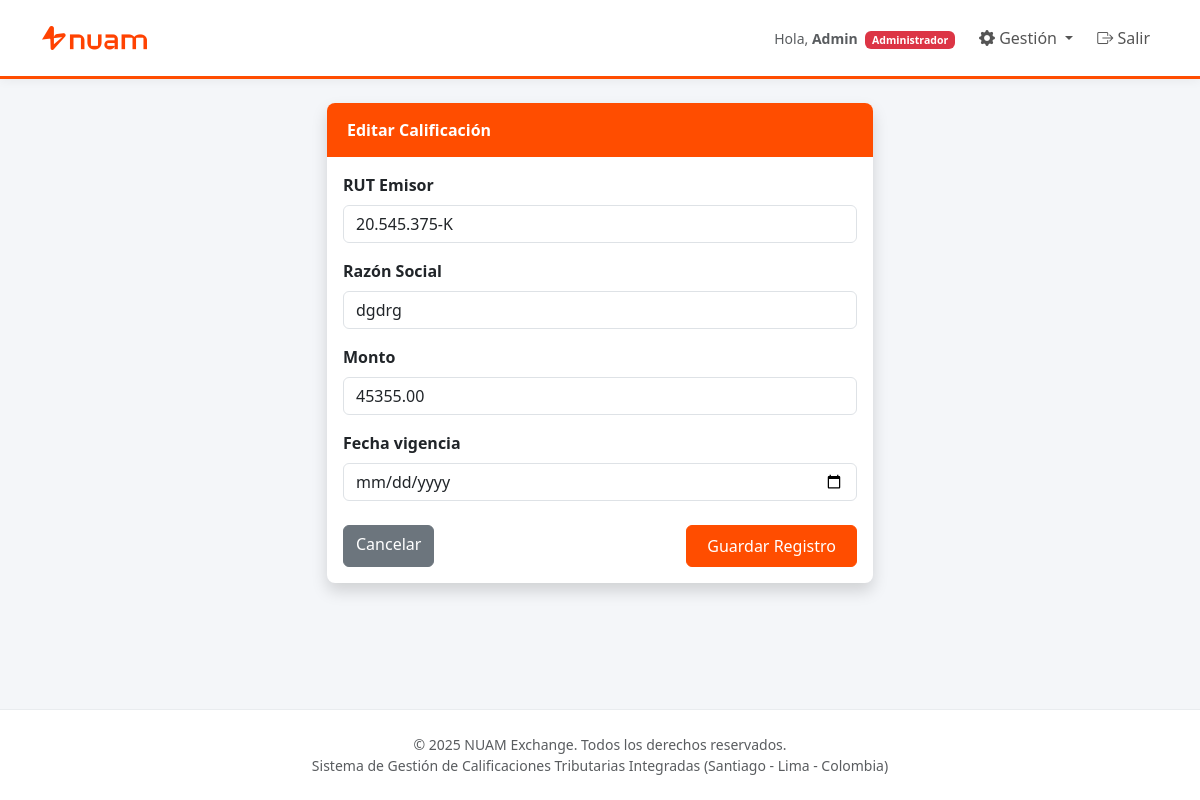
The app's page /edit/19/ (signed in) with its own data.
### core/models.py (models this page shows, shortened)
class TaxQualification(models.Model):
    rut_emisor = models.CharField(max_length=12, db_index=True, verbose_name="RUT Emisor")
    razon_social = models.CharField(max_length=255, verbose_name="Razón Social")
    monto = models.DecimalField(max_digits=15, decimal_places=2, validators=[MinValueValidator(0)])
    factor = models.DecimalField(max_digits=5, decimal_places=2, verbose_name="Factor Calculado")
    fecha_vigencia = models.DateField()
    created_at = models.DateTimeField(auto_now_add=True)
    updated_at = models.DateTimeField(auto_now=True)
    class Meta:
        verbose_name = "Calificación Tributaria"
        verbose_name_plural = "Calificaciones Tributarias"
        ordering = ['-fecha_vigencia', 'rut_emisor']

### core/views.py (the view)
# urls.py: path('edit/<int:id>/', views.edit_tax, name='edit_tax'),
@login_required
@user_passes_test(is_analyst, login_url='home')
def edit_tax(request, id):
    tax = get_object_or_404(TaxQualification, id=id)
    old_monto = tax.monto
    if request.method == 'POST':
        form = ManualEntryForm(request.POST, instance=tax)
        if form.is_valid():
            new_tax = form.save(commit=False)
            new_tax.factor = calcular_factor_tributario(new_tax.monto)
            new_tax.save()
            if old_monto != new_tax.monto:
                registrar_auditoria(request.user, "EDITAR", tax.rut_emisor, f"Monto: {old_monto}", f"Monto: {tax.monto}")
            messages.success(request, 'Registro actualizado exitosamente.')
            return redirect('home')
    else:
        form = ManualEntryForm(instance=tax)
    return render(request, 'core/form_tax.html', {'form': form, 'title': 'Editar Calificación'})

### core/forms.py (shortened to what this page needs)
class ManualEntryForm(forms.ModelForm):
    class Meta:
        model = TaxQualification
        fields = ['rut_emisor', 'razon_social', 'monto', 'fecha_vigencia']
        widgets = {
            'fecha_vigencia': forms.DateInput(attrs={'type': 'date', 'class': 'form-control'}),
            'rut_emisor': forms.TextInput(attrs={
                'class': 'form-control',
                'placeholder': '12.345.678-9',
                }),
            'razon_social': forms.TextInput(attrs={'class': 'form-control'}),
            'monto': forms.NumberInput(attrs={'class': 'form-control'}),
        }

### core/views.py (called while the page is built)
def is_analyst(user):
    return user.is_superuser or user.is_staff or user.groups.filter(name='Analistas').exists()

### templates/core/form_tax.html (shortened to what this page needs)
{% extends 'base.html' %}
{% block content %}
<div class="row justify-content-center">
    <div class="col-md-6">
        <div class="card shadow">
            <div class="card-header-nuam">{{ title }}</div>
            <div class="card-body">
                <form method="post">
                    {% for field in form %}
                    <div class="mb-3">
                        <label class="form-label fw-bold">{{ field.label }}</label>
                        {{ field }}
                    </div>
                    {% endfor %}
                    <div class="d-flex justify-content-between mt-4">
                        <a href="{% url 'home' %}" class="btn btn-secondary">Cancelar</a>
                        <button type="submit" class="btn btn-nuam">Guardar Registro</button>
                    </div>
                </form>
            </div>
        </div>
    </div>
</div>
{% endblock %}

### templates/base.html (shortened to what this page needs)
{% load static %}
<!DOCTYPE html>
<html lang="es">
<head>
    <link href="https://cdn.jsdelivr.net/npm/bootstrap@5.3.0/dist/css/bootstrap.min.css" rel="stylesheet">
    <link rel="stylesheet" href="https://cdn.jsdelivr.net/npm/bootstrap-icons@1.10.5/font/bootstrap-icons.css">
    <link href="{% static 'css/style.css' %}" rel="stylesheet">
</head>
<body>
    <nav class="navbar navbar-expand-lg navbar-custom mb-4">
        <div class="container">
            <a class="navbar-brand" href="{% url 'home' %}">
                <img src="{% static 'img/nuam_HD.png' %}" alt="Logo NUAM" class="navbar-brand-logo">
            </a>
            <div class="collapse navbar-collapse" id="navbarContent">
                <ul class="navbar-nav ms-auto mb-2 mb-lg-0 align-items-center">
                    {% if user.is_authenticated %}
                        <li class="nav-item me-3">
                            <span class="text-muted small">
                                Hola, <strong>{{ user.username|title }}</strong>
                                {% if user.is_superuser %}
                                    <span class="badge bg-danger ms-1">Administrador</span>
                                {% elif user.is_staff %}
                                    <span class="badge bg-warning text-dark ms-1">Analista</span>
                                {% else %}
                                    <span class="badge bg-secondary ms-1">Corredor</span>
                                {% endif %}
                            </span>
                        </li>
                        {% if user.is_staff %}
                        <li class="nav-item dropdown">
                            <a class="nav-link dropdown-toggle btn btn-outline-nuam btn-sm me-2" href="#" role="button" data-bs-toggle="dropdown">
                                <i class="bi bi-gear-fill"></i> Gestión
                            </a>
                        </li>
                        {% endif %}
                        <li class="nav-item">
                            <form action="{% url 'logout' %}" method="post" class="d-inline">
                                <button type="submit" class="btn btn-link nav-link text-danger" style="text-decoration: none;">
                                    <i class="bi bi-box-arrow-right"></i> Salir
                                </button>
                            </form>
                        </li>
                    {% else %}
                        <li class="nav-item">
                            <a href="{% url 'login' %}" class="btn btn-nuam btn-sm">Acceso Corporativo</a>
                        </li>
                    {% endif %}
                </ul>
            </div>
        </div>
    </nav>
    <div class="container pb-5">
        {% block content %}{% endblock %}
    </div>
    <footer class="text-center py-4 text-muted small">
        <div class="container">
            <p class="mb-0">© 2025 NUAM Exchange. Todos los derechos reservados.</p>
            <p class="mb-0">Sistema de Gestión de Calificaciones Tributarias Integradas (Santiago - Lima - Colombia)</p>
        </div>
    </footer>
</body>
</html>

### static/css/style.css (style rules this page uses)
:root { --nuam-orange: #FF4D00; --nuam-orange-hover: #D63F00; --nuam-bg: #f4f6f9; --nuam-text: #2c3e50; }
body { background-color: var(--nuam-bg); font-family: 'Segoe UI', 'Roboto', 'Helvetica Neue', sans-serif; color: var(--nuam-text); min-height: 100vh; display: flex; flex-direction: column; }
.navbar-custom { background-color: #ffffff; border-bottom: 3px solid var(--nuam-orange); box-shadow: 0 2px 10px rgba(0,0,0,0.05); }
.navbar-brand-logo { height: 150px; width: auto; margin-top: -50px; margin-bottom: -50px; position: relative; z-index: 1000; transition: opacity 0.3s; }
.nav-link { color: #555 !important; font-weight: 500; }
.card { border: none; border-radius: 8px; box-shadow: 0 4px 6px rgba(0,0,0,0.04); background-color: white; overflow: hidden; }
.card-header-nuam { background-color: var(--nuam-orange); color: white; font-weight: 600; border-bottom: none; padding: 15px 20px; }
.btn-nuam { background-color: var(--nuam-orange); border-color: var(--nuam-orange); color: white; font-weight: 500; padding: 8px 20px; transition: all 0.3s ease; }
.btn-outline-nuam { color: var(--nuam-orange); border-color: var(--nuam-orange); background-color: transparent; }
footer { margin-top: auto; border-top: 1px solid #e9ecef; background-color: white; }

### records on screen
TaxQualification: form "20.545.375-K" "dgdrg" "45355.00"

### other values on screen
{{ user.username|title }} "Admin"
{{ title }} "Editar Calificación"
{{ field.label }} "RUT Emisor" "Razón Social" "Monto" "Fecha vigencia"
